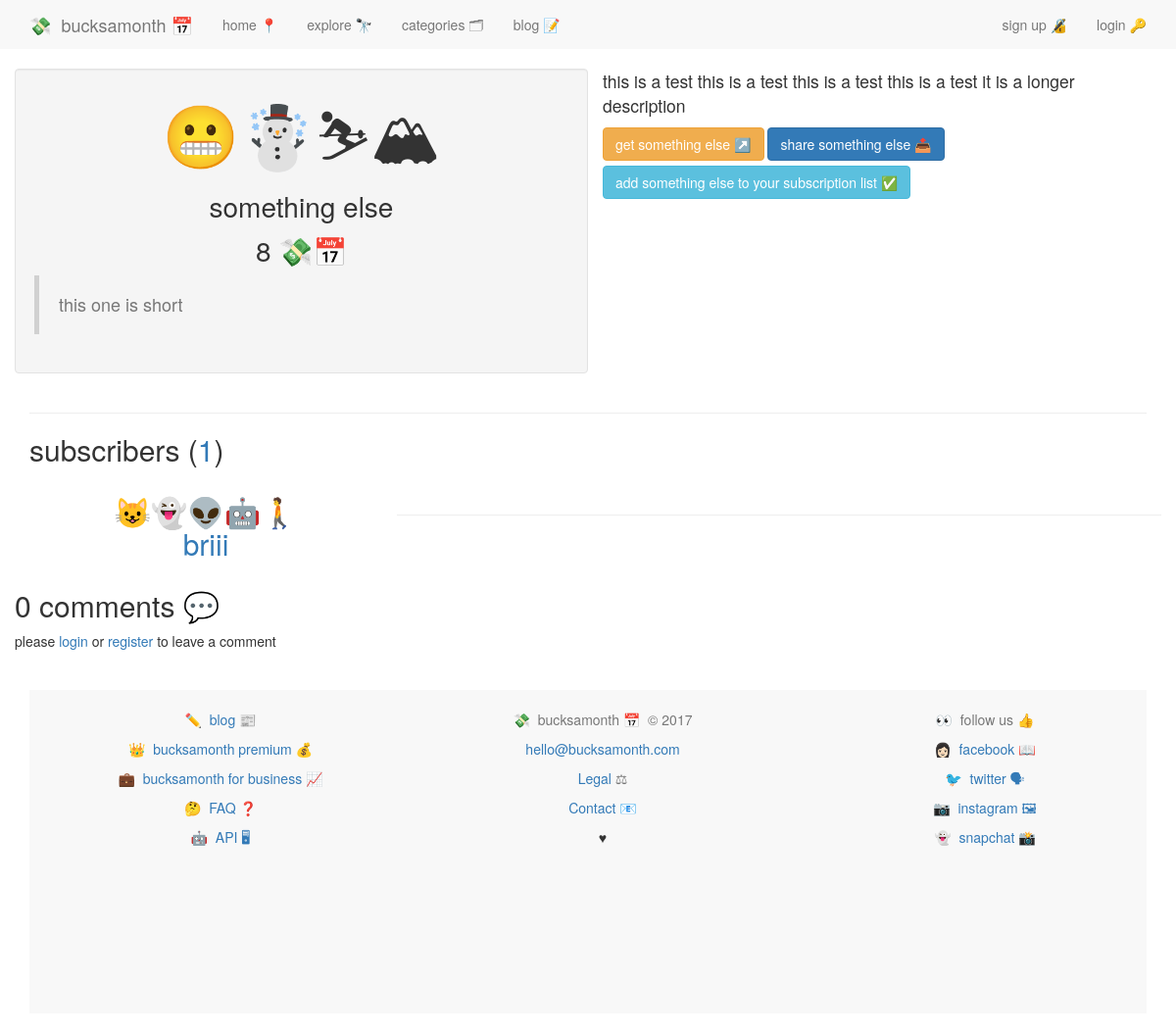
/services/something-else/, run on an earlier commit of the app's database.
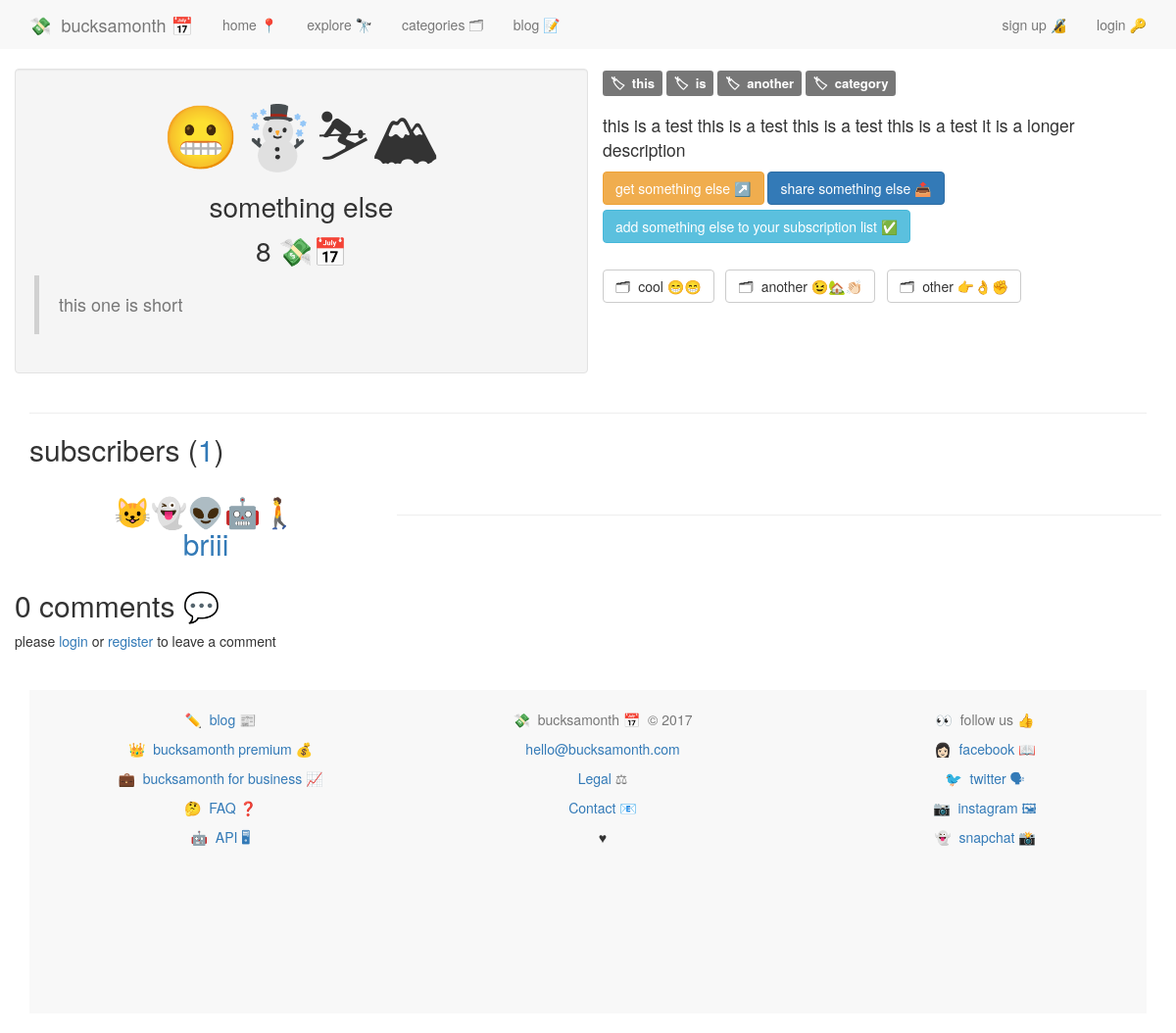
And on a later commit of the database.
### services/models.py (models this page shows, shortened)
class Subscription(models.Model):
	service 				= models.ForeignKey(Service, on_delete=models.CASCADE, related_name='subscription_service')
	user 					= models.ForeignKey(UserProfile, on_delete=models.CASCADE, related_name="subscribed_user")
	cc_nickname 			= models.CharField(max_length=10)
	bucksamonth 			= models.DecimalField(max_digits=8, decimal_places=2, default=0.00)
	date_created			= models.DateField(default=date.today)
	wishlist				= models.BooleanField(default=False)
	private					= models.BooleanField(default=False)

### accounts/models.py (models this page shows, shortened)
class UserProfile(models.Model):
	user = models.OneToOneField(User)
	description = models.CharField(max_length=100, default='')
	twitter = models.CharField(max_length=100, default='')
	emoji = models.CharField(max_length=10, default='')
	setup = models.BooleanField(default=False)
	uid = models.CharField(default=uuid.uuid4, max_length=40)
	email_valid = models.BooleanField(default=False)
	followers = models.ManyToManyField('self')

### categories/models.py (models this page shows)
class Category(models.Model):
    category = models.CharField(max_length=50)
    emoji = models.CharField(max_length=20, null=True, blank=True)
    slug = models.SlugField(unique=True, blank=True, null=True)
    def __str__(self):
        return str(self.category)

### services/views.py (the view, shortened to what this page needs)
# urls.py: url(r'^(?P<service_slug>.+)/$', views.service_detail, name='service_detail'),
def service_detail(request, service_slug):
	instance = get_object_or_404(Service, service_slug=service_slug)
	initial_data = {
		'content_type':instance.get_content_type,
		'object_id':instance.id
	}
	form = CommentForm(request.POST or None, initial=initial_data)
	subscribers = Subscription.objects.filter(service=instance, private=False, wishlist=False)
	subscribers_count = subscribers.distinct().count()
	comments = instance.comments
	context = {
		'instance':instance,
		'form':form,
		'subscribers':subscribers,
		'subscribers_count':subscribers_count,
		'comments':comments,
	}
	if request.user.is_authenticated():
		user_info = Subscription.objects.filter(service=instance, user=request.user.userprofile).first()
		context['user_info'] = user_info
	return render(request, 'services/service_detail.html', context)

### comments/models.py (called while the page is built)
	def filter_by_instance(self, instance):
		content_type = ContentType.objects.get_for_model(instance.__class__)
		obj_id = instance.id
		qs = super(CommentManager, self).filter(content_type=content_type, object_id=obj_id)
		return qs

### services/models.py (called while the page is built)
	@property
	def get_content_type(self):
		instance = self
		content_type = ContentType.objects.get_for_model(instance.__class__)
		return content_type

	@property
	def comments(self):
		instance = self
		qs = Comment.objects.filter_by_instance(instance)
		return qs

### services/templates/services/service_detail.html (shortened to what this page needs)
{% extends 'base.html' %}
{% load crispy_forms_tags %}
{% load taggit_templatetags2_tags %}
{% block content %}
{% include 'nav.html' %}
<div class="container">
  <div class="row">
  <div class="col-md-6 well">
  <p style="font-size:4.5em; text-align:center;">{{ instance.emoji }}</p>
  <p style="font-size:2em; text-align:center;">{{ instance.service_name }}</p>
  <h5 style="font-size:2em; text-align:center;">{{ instance.bucksamonth | floatformat:"0" }}&nbsp;💸📅</h5>
  <blockquote>
  <h4 class="text-muted">{{ instance.description_short }}</h4>
  </blockquote>
  </div>
  <div class="col-md-6">
    {% if instance.tags.all.count > 0 %}
    {% for tag in instance.tags.all %}<span style="font-size:1.25em; word-wrap:break-word;"><a href="{% url 'tags:service_tag_view' tag_name=tag.slug %}" class="label label-default">🏷&nbsp;&nbsp;{{ tag }}</a></span>  {% endfor %}
    <br /><br />
    {% endif %}
    <p style="font-size:1.25em;">{{ instance.description_long }}</p>
    <span class="button-wrapper">
    <a href="{{ instance.url_name }}" class="btn btn-warning">get {{ instance.service_name }}&nbsp;↗️</a>
    <a class="btn btn-primary" href="#"> share {{ instance.service_name }}&nbsp;📤</a>
    {% if not user_info %}
    <a class="btn btn-info" href="{% url 'services:add_service_from_detail_view' service_slug=instance.service_slug %}">add {{ instance.service_name }} to your subscription list&nbsp;✅</a>{% endif %}
  </span>
    {% if instance.category.all.count > 0 %}
    <br /><br />
    <span style="font-size:1.5em;">{% for category in instance.category.all %}<a href="{% url 'categories:category_view' slug=category.slug %}" class="btn btn-default">🗂&nbsp;&nbsp;{{ category }}&nbsp;{{ category.emoji }}</a>&nbsp;&nbsp;{% endfor %}</span>
    {% endif %}
</div>
</div>
<hr>
<h2>subscribers (<a href="{% url 'services:service_subscribers' service_slug=instance.service_slug %}">{{ subscribers_count }}</a>)</h2>
{% for subscriber in subscribers %}
{% cycle '<div class="row">' '' ''  %}
<div style="text-align:center;" class="col-md-4">
<h2><a href="{% url 'users:view_profile' username=subscriber.user.user.username %}">{{ subscriber.user.emoji }}<br />{{ subscriber.user.user.username }}</a></h2>
</div>
{% endfor %}
<br />
<hr>
<div class="row">
<div class="col-md-8">
<h2>{{ instance.comments.count }} comment{{ instance.comments.count | pluralize }} 💬</h2>
{% if user.is_authenticated %}
<form method="POST" action="{% url 'services:service_detail' service_slug=instance.service_slug %}">
{% csrf_token %}
{{ form }}
<br />
<button class="btn btn-default" type="submit">add 💬</button>
</form>
{% else %}
<span>
please <a href="{% url 'accounts:login' %}">login</a> or <a href="{% url 'accounts:register' %}">register</a> to leave a comment
</span>
{% endif %}
<br /><br />
</div>
</div>
</div>
{% endblock %}

What changed in the data, as far as the page shows it:
now on this page (row unchanged): Tag: name "this"
now on this page (row unchanged): Tag: name "is"
added Tag: name "another"
added Tag: name "category"
now on this page (row unchanged): Category: category "cool", emoji "😁😁"
added Category: category "another", emoji "😉🏡👏🏻"
added Category: category "other", emoji "👉👌✊"
